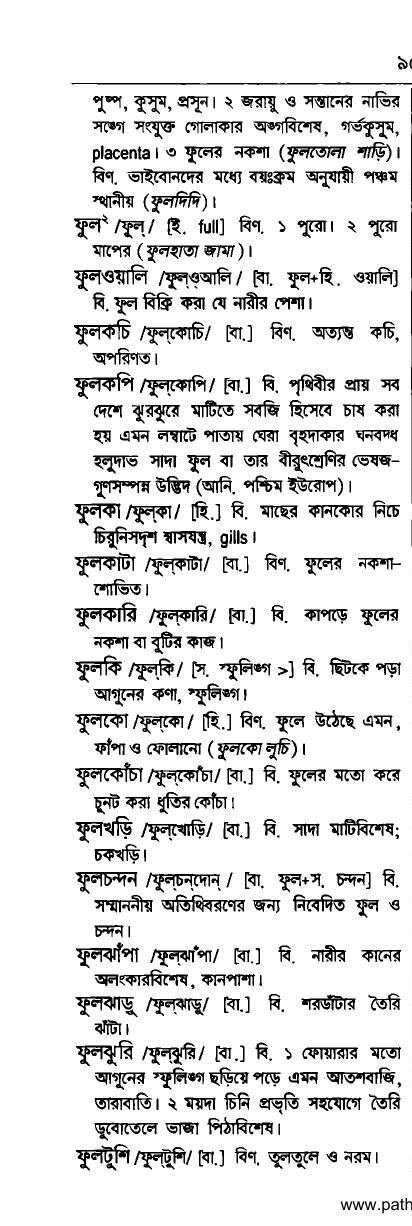
#> input picture data gen/dic1.jpg, 412 x 1226 px
$ python A.py
#> lines starting #> are read from the running program, lines starting #| are printed output that depends on the picture

import cv2
import matplotlib.pyplot as plt
import numpy as np
import pandas as pd

img = cv2.imread('dic1.jpg', 0)
#> img is the input picture: shape (1226, 412); min 0, max 255, mean 225.5
# [7 lines of commented-out code are left out]
print(img.shape)
#| (1226, 412)
x = []
for i in img:
    x.append(i.sum())
    print(i.shape)
#> this loop made 1226 passes
#| (412,)
#| (412,)
#| (412,)
#| (412,)
#| (412,)
#| (412,)
#| (412,)
#| (412,)
#> (further printed lines are left out)
#> after the loop, x = 1226 values, max 105060 at index 0, min 20248 at index 83, mean 92893.4
print(len(x))
x = np.array(x)
#x = np.random.random_integers(1, 100, 5)
plt.plot(x)
plt.show()
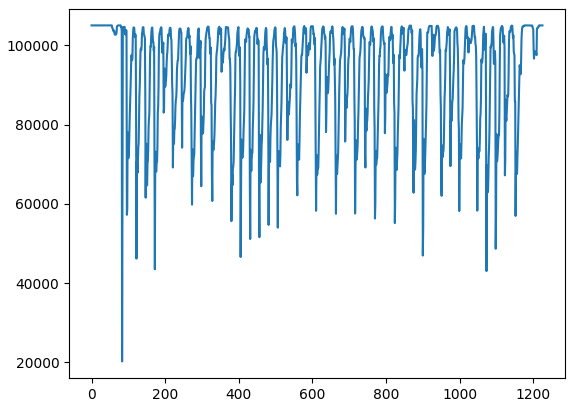
#> figure drawn by matplotlib, 1 panel; curve peaks at x = 0, y = 105060
plt.plot(x)
plt.ylabel('No of times')
plt.show()
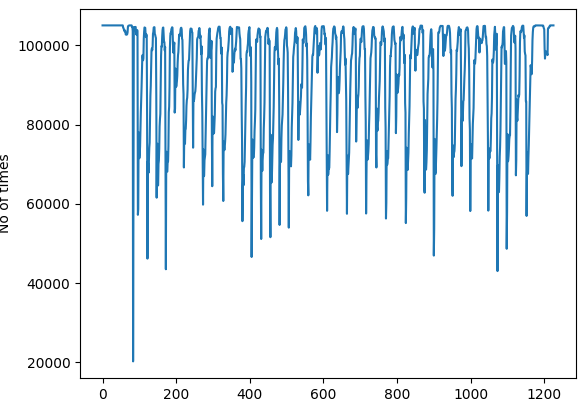
#> figure drawn by matplotlib, 1 panel; curve peaks at x = 0, y = 105060
top=100
#print(np.argwhere(x > 80000))
ind = np.argpartition(x, -top)[-top:]
#> ind = 100 values, max 1225 at index 99, min 0 at index 35, mean 431.2
print(ind[np.argsort(x[ind])])
ind = sorted(ind)
#> ind = 100 values from 0 to 1225
print(ind)

from numpy import diff
dx = 0.1
dy = diff(x)/dx
#> dy = 1225 values, max 1.84e+20 at index 55, min 0 at index 0, mean 6.55e+19
plt.plot(dy)
plt.show()
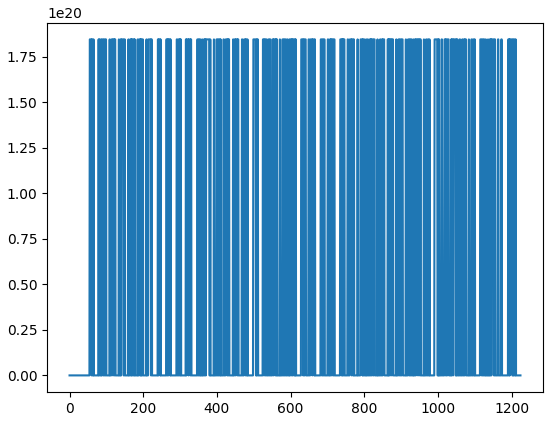
#> figure drawn by matplotlib, 1 panel; curve peaks at x = 55, y = 1.84e+20

$ run again, with data gen/new_name.jpg copied over data gen/dic1.jpg
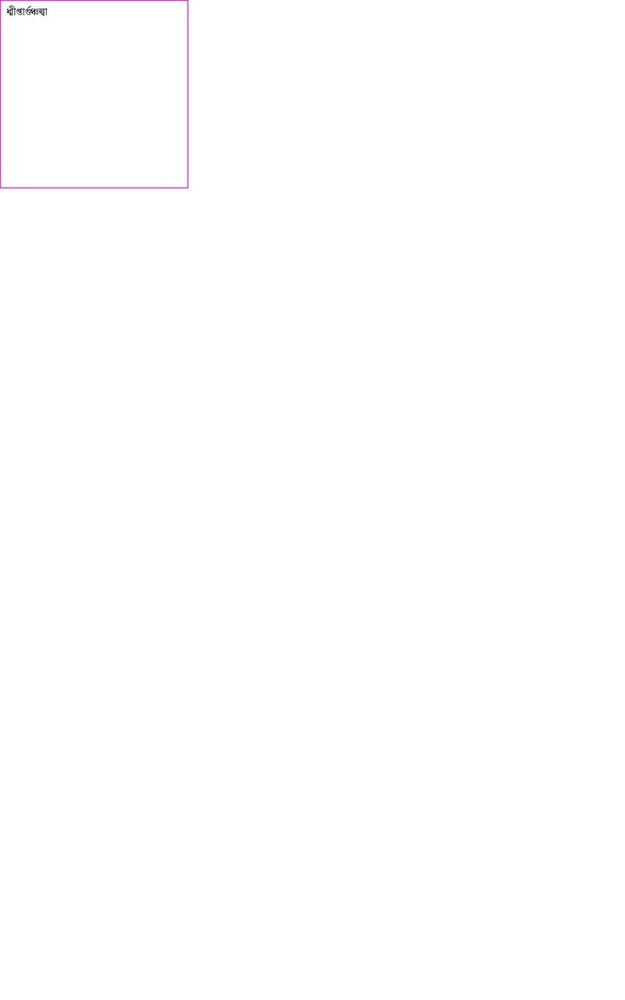
#> input picture data gen/new_name.jpg, 625 x 1000 px, shrunk from 1000 x 1600 before the run
#| (1000, 625)
#> the loop `for i in img:` made 1000 passes
#| (625,)
#| (625,)
#| (625,)
#| (625,)
#| (625,)
#> (further printed lines are left out)
#> after the loop `for i in img:`: x = 1000 values, max 159375 at index 192, min 137056 at index 0, mean 159225.3
#> `plt.show()`:
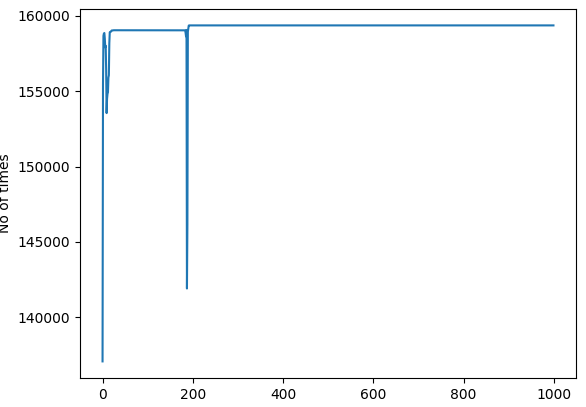
#> figure drawn by matplotlib, 1 panel; curve peaks at x = 192, y = 159375
#> `ind = np.argpartition(x, -top)[-top:]`: ind = 100 values, max 999 at index 99, min 394 at index 49, mean 448.6
#> `ind = sorted(ind)`: ind = 100 values from 394 to 999
#> dy = 999 values, max 1.84e+20 at index 4, min 0 at index 24, mean 2.77e+18
#> `plt.show()`:
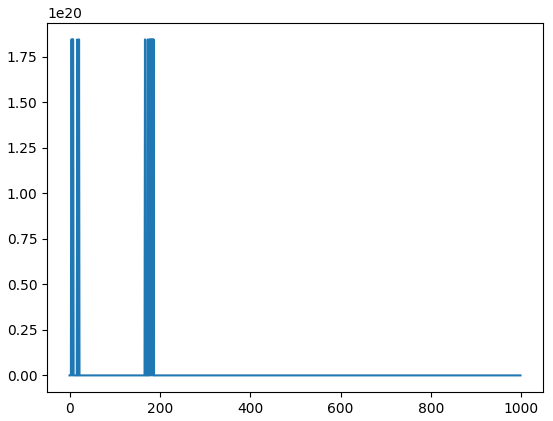
#> figure drawn by matplotlib, 1 panel; curve peaks at x = 4, y = 1.84e+20
